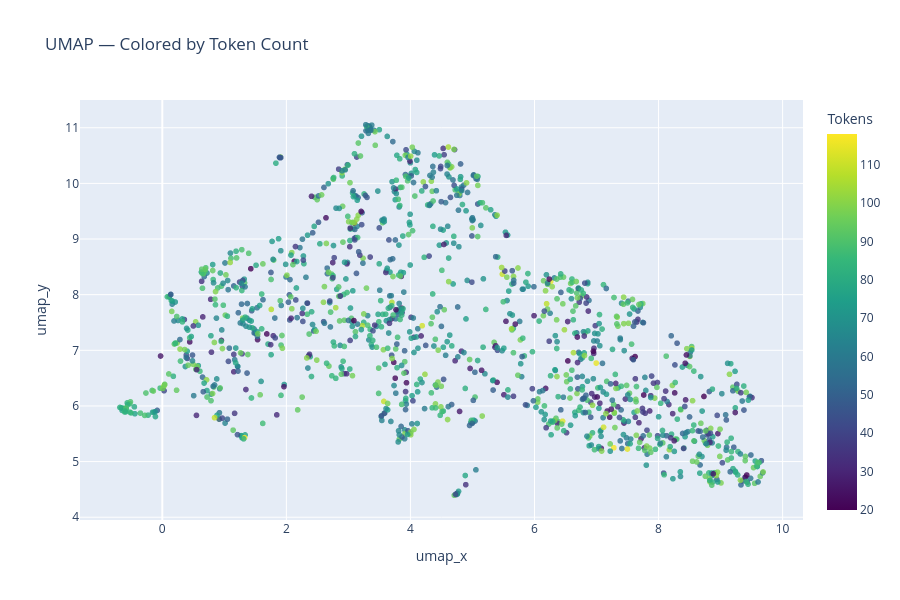

Notebook code cell kept with this figure:
### Code cell
# ── Token count vs. UMAP position ─────────────────────────────────────────────
if df["token_count"].notna().any():
    fig = px.scatter(
        df.dropna(subset=["token_count"]),
        x          = "umap_x",
        y          = "umap_y",
        color      = "token_count",
        color_continuous_scale = "Viridis",
        hover_data = {"document": True, "section": True, "token_count": True,
                      "umap_x": False, "umap_y": False},
        title      = "UMAP — Colored by Token Count",
        width      = 900,
        height     = 600,
        opacity    = 0.8,
    )
    fig.update_traces(marker=dict(size=6))
    fig.update_layout(coloraxis_colorbar=dict(title="Tokens"))
    fig.show()
else:
    print("token_count not available in payload — skipping this plot.")

### Figure 1 — Plotly figure (JSON) as saved in the notebook; plotly's stock layout.template omitted (floating-point values rounded to 4 significant figures; data arrays with more than 128 entries replaced by an {"elided": "..."} marker saying what was removed)
{"data": [{"customdata": {"elided": "1343x3 mixed values"}, "hovertemplate": "document=%{customdata[0]}<br>section=%{customdata[1]}<br>token_count=%{marker.color}<extra></extra>", "legendgroup": "", "marker": {"color": {"elided": "1343 int values"}, "coloraxis": "coloraxis", "opacity": 0.8, "size": 6, "symbol": "circle"}, "mode": "markers", "name": "", "showlegend": false, "type": "scattergl", "x": {"elided": "1343 float values"}, "xaxis": "x", "y": {"elided": "1343 float values"}, "yaxis": "y"}], "layout": {"coloraxis": {"colorbar": {"title": {"text": "Tokens"}}, "colorscale": [[0, "#440154"], [0.1111, "#482878"], [0.2222, "#3e4989"], [0.3333, "#31688e"], [0.4444, "#26828e"], [0.5556, "#1f9e89"], [0.6667, "#35b779"], [0.7778, "#6ece58"], [0.8889, "#b5de2b"], [1, "#fde725"]]}, "height": 600, "legend": {"tracegroupgap": 0}, "title": {"text": "UMAP — Colored by Token Count"}, "width": 900, "xaxis": {"anchor": "y", "domain": [0, 1], "title": {"text": "umap_x"}}, "yaxis": {"anchor": "x", "domain": [0, 1], "title": {"text": "umap_y"}}}}
